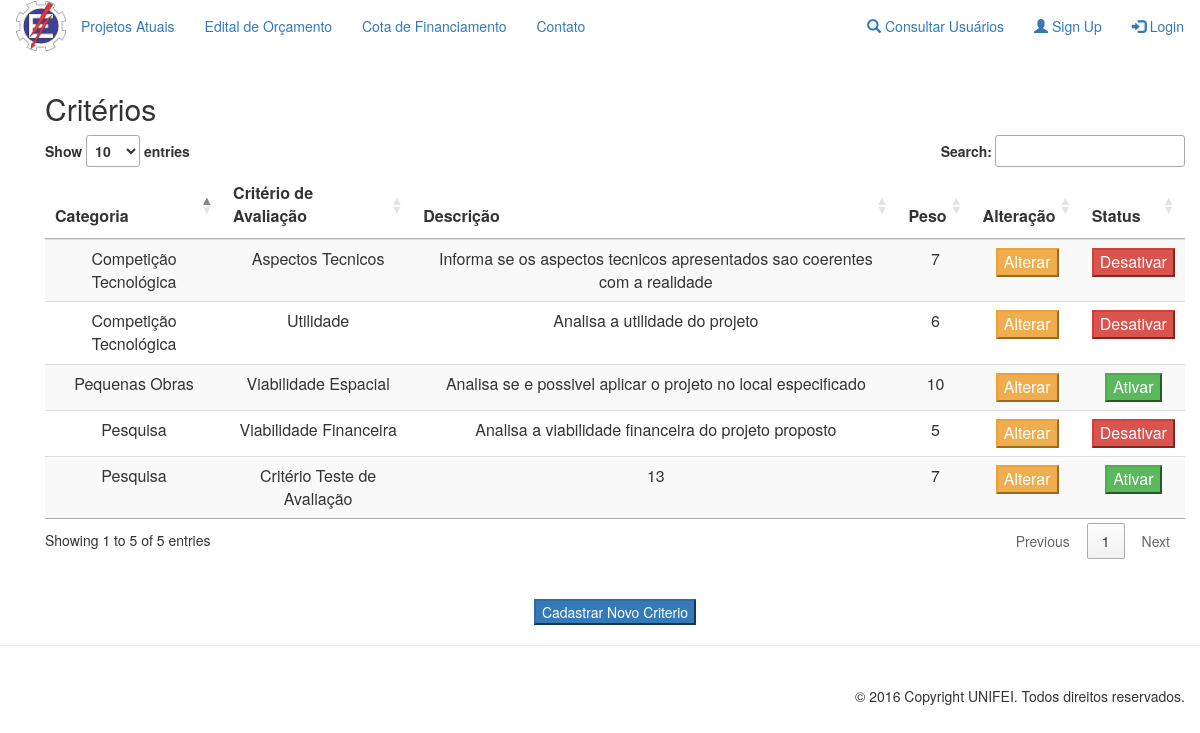
The app's page /pages/criterios/infoCriterios.php, older data.
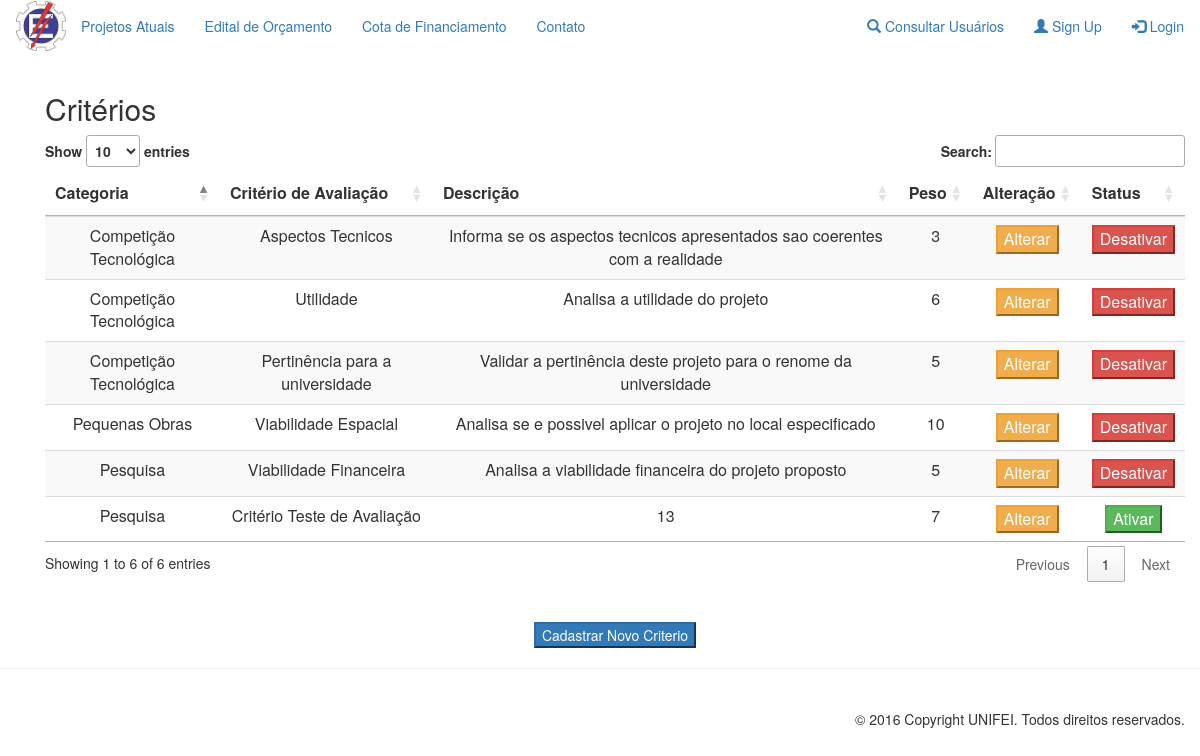
The same page, newer data.
### tables this page shows
CREATE TABLE `criterios` (
  `id` int(11) NOT NULL,
  `categoria` varchar(50) NOT NULL,
  `criterio` varchar(50) NOT NULL,
  `descricao` text NOT NULL,
  `status` varchar(10) NOT NULL,
  `peso` int(11) NOT NULL
);

### functions/functionsBd.php (called while the page is built, shortened)
<?php
function consultaCriterios()
{
    RETURN mysql_query("SELECT * FROM criterios");
}
?>

### pages/criterios/infoCriterios.php (the view, shortened to what this page needs)
<?php
require_once '../../functions/functionsBd.php';
?>
<section id="infoCriterios" class="container">
    <div class="container">
        <h2 class="sub-header">Critérios</h2>
        <div class="table-responsive">
            <script>$(document).ready(function ()
                {
                    $('#listarCriterios').DataTable();
                });
            </script>
            <table id="listarCriterios" class="table table-striped">
                <thead>
                    <tr style="text-align: center">
                        <th>Categoria</th>
                        <th>Critério de Avaliação</th>
                        <th>Descrição</th>
                        <th>Peso</th>
                        <th>Alteração</th>
                        <th>Status</th>
                    </tr>
                </thead>
                <tbody>
                    <?php
                    $query = consultaCriterios();
                    while ($dados = mysql_fetch_array(($query)))
                    {
                        echo "<tr style='text-align: center'>"
                        . "<td> " . $dados['categoria'] . "</td>
                            <td> " . $dados['criterio'] . "</td>
                            <td> " . $dados['descricao'] . "</td>
                            <td> " . $dados['peso'] . "</td>
                            <td>
                                <center>
                                    <a href ='alterarCriterio.php?id=" . $dados['id'] . "'>
                                        <input type = 'button' class = 'btn-warning' value = 'Alterar'/>
                                    </a>
                                </center>
                            </td>";
                            if(strcmp($dados['status'], "ativado") == 0)
                                echo " <td><a href ='alterarStatusCriterio.php?id=" . $dados['id'] . "&op=desativar'>
                                    <input type = 'button' class = 'btn-danger' value = 'Desativar'/>
                                </a></td>";
                            else if(strcmp($dados['status'], "desativado") == 0)
                                echo "<td><a href ='alterarStatusCriterio.php?id=" . $dados['id'] . "&op=ativar'>
                                    <input type = 'button' class = 'btn-success' value = 'Ativar'/>
                                </a></td>";
                    }
                    ?>
                </tbody>
            </table>
        </div>
    </div>
    <?php
    echo "
        <br/><br/>
        <div style='text-align: center; border-top-width: 100px'>
            <div style='margin-left:30px;'>
                <a href='cadastrarCriterio.php'><input type='button' class='btn-primary' value='Cadastrar Novo Criterio'></a>
            </div>
        </div>
    ";
    ?>
</section>
<?php include("../template/footer.php") ?>

Row changes from the older to the newer data that the page shows:
changed criterios "Pequenas Obras": status "desativado" → "ativado" (drawn); value "Ativar" → "Desativar"
changed criterios "Aspectos Tecnicos": peso "7" → "3"
added criterios: categoria "Competição Tecnológica", criterio "Pertinência para a universidade", descricao "Validar a pertinência deste projeto para o renome da universidade", peso "5"
Text that changed along with them:
text written by a page script: "Show entries Search: Showing 1 to 5 of 5 entries Previous 1 Next" → "Show entries Search: Showing 1 to 6 of 6 entries Previous 1 Next"
